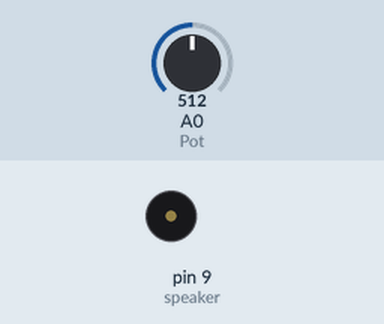
The sketch below on a simulated Arduino Uno, built with avr-gcc and run on an emulated ATmega328P. On the bench: buzzer (waves = sounding). Inputs (shaded band) come from the test bench; at power-on: A0 (Pot) = 512.

Above: at 1.8 s.
1.9 s: A0 (Pot) set to 306
At 2.2 s:
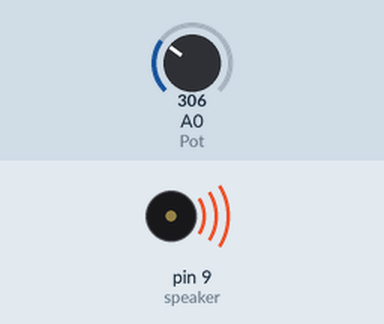
5.4 s: A0 (Pot) set to 122
At 5.56 s:
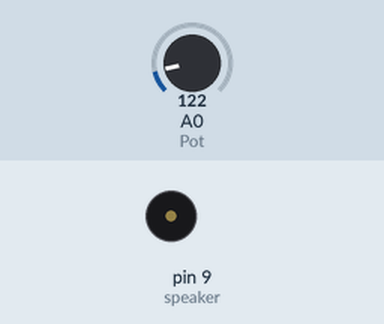
Timing chart, 0 to 14.9 s (numbered marks = the images above; inputs shaded):
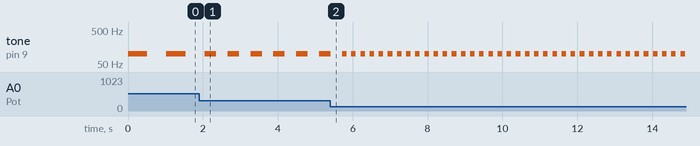

Measured:
- after the input at 1.9 s, tone on pin 9 (speaker): alternates 100 Hz for 0.31 s and silent for 0.31 s, starting after 0.45 s
- by itself, tone on pin 9 (speaker): alternates 100 Hz for 0.51 s and silent for 0.51 s

The sketch:

Ex.1.ino
```cpp
const int speaker =9;
const int Pot = A0;
float valPot;
void setup()
{
	pinMode(speaker, OUTPUT);
}
void loop()
{
	valPot = analogRead(Pot);
	tone(speaker, 100, valPot);
	delay(2*valPot);
}
```
